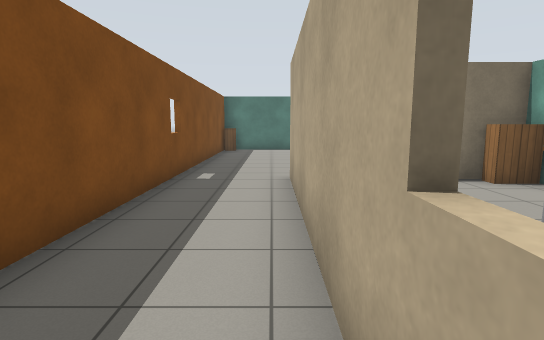
view 1 (above)

24 first-person views from a walk through a robot-simulator world made for Gazebo. The camera is 1.2 m above the floor, tilts 8° down and sees 80° across. The floor is counted in squares, 1 m on a side. Each view is taken from the middle of a square. On the plan, view 1 faces up. The plan holds only what a view shows up to about 13 squares ahead; the rest is blank. The place goes on beyond the plan. Robots are left out. Gazebo's built-in surfaces are drawn with simple patterns.

view 2
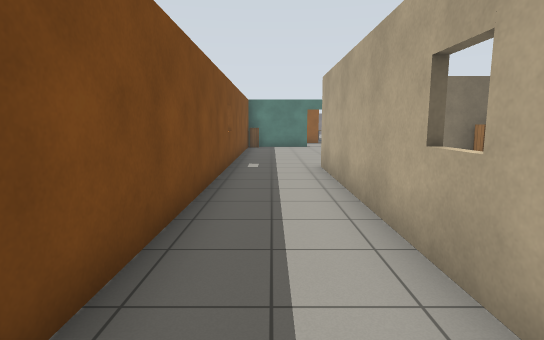

view 3
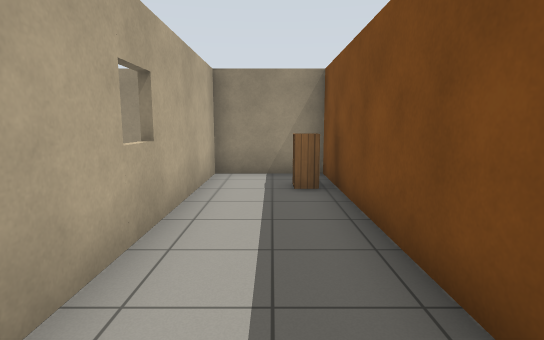

view 4
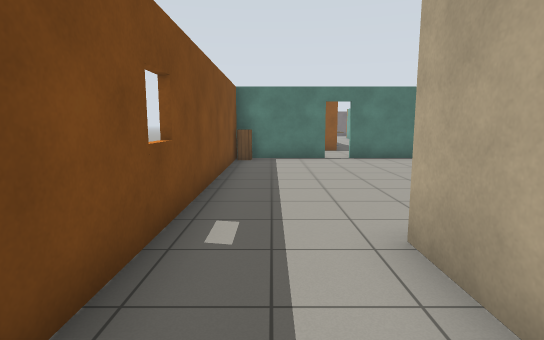

view 5
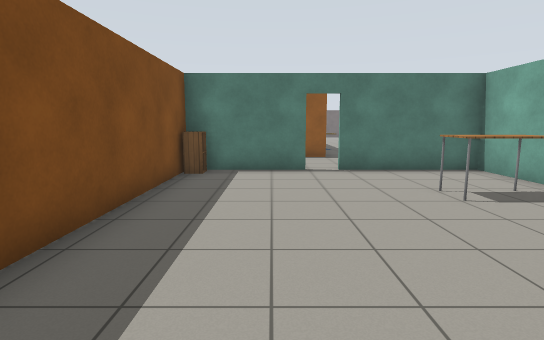

view 6
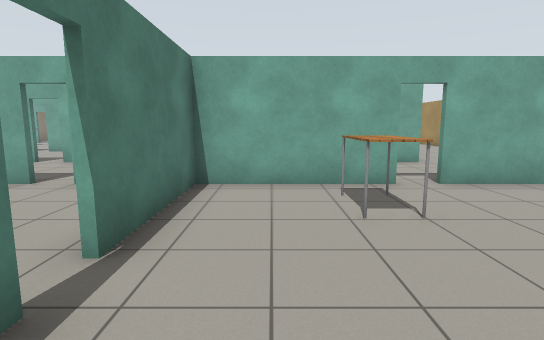

view 7
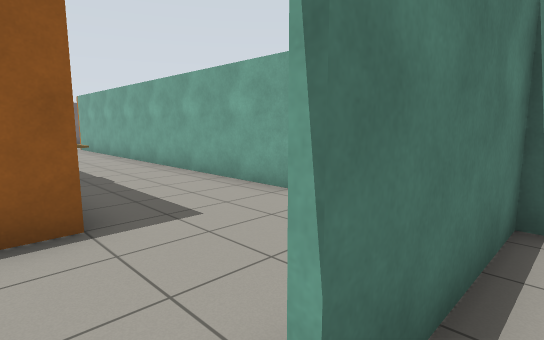

view 8
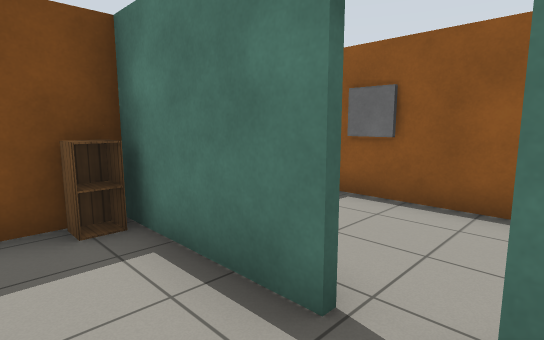

view 9
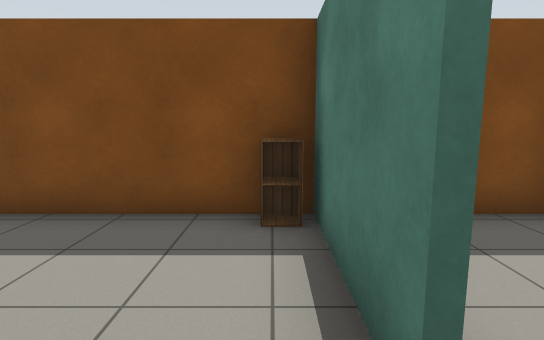

view 10
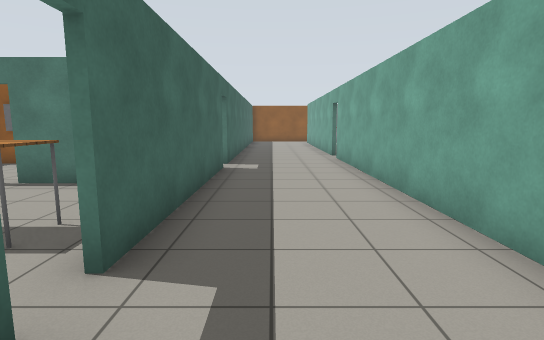

view 11
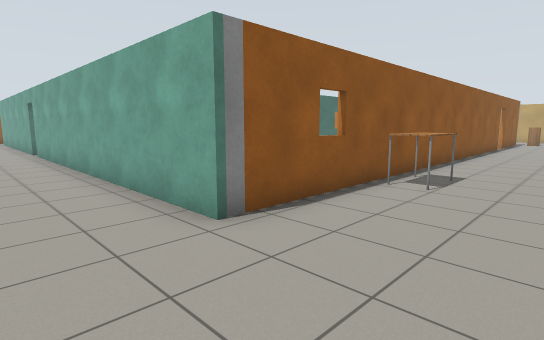

view 12
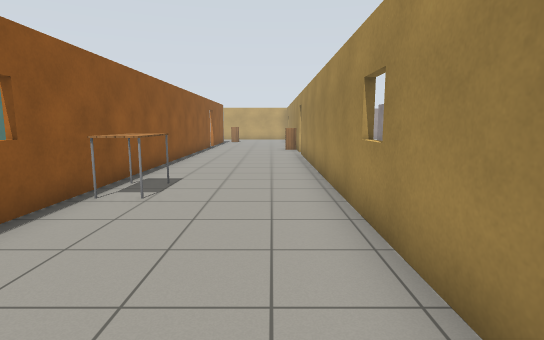

view 13
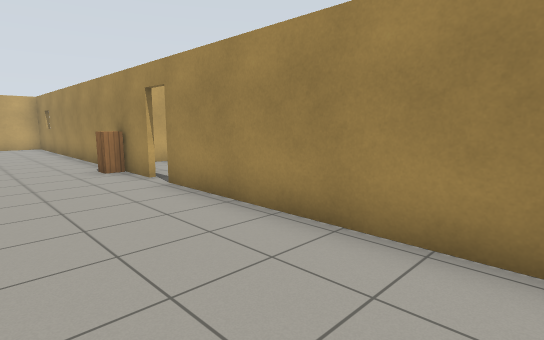

view 14
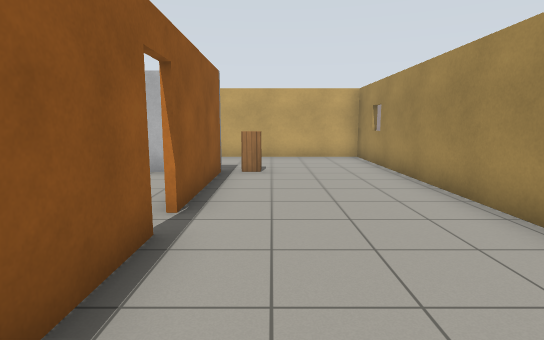

view 15
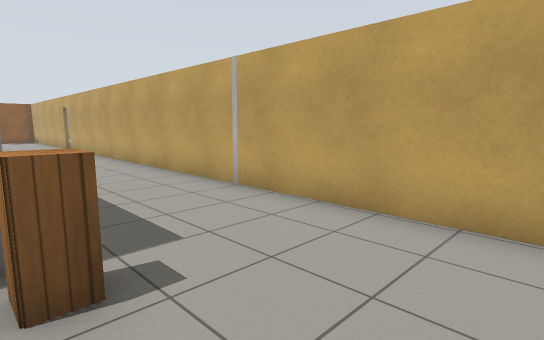

view 16
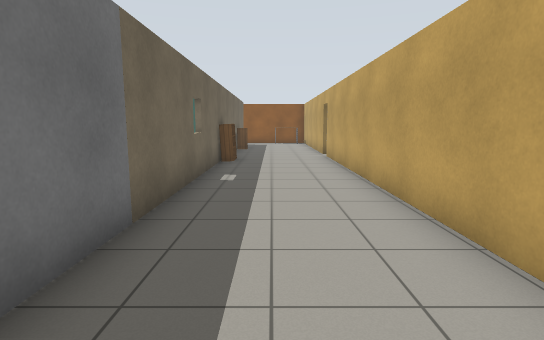

view 17
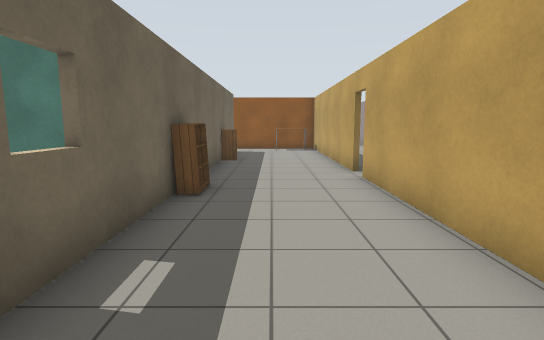

view 18
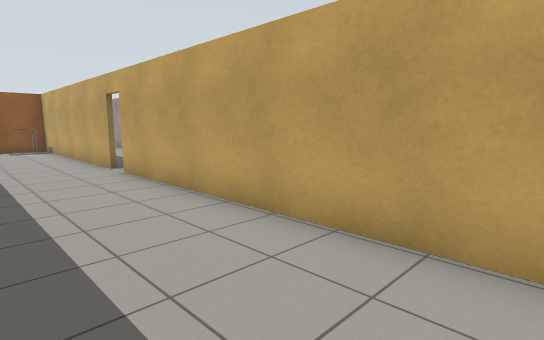

view 19
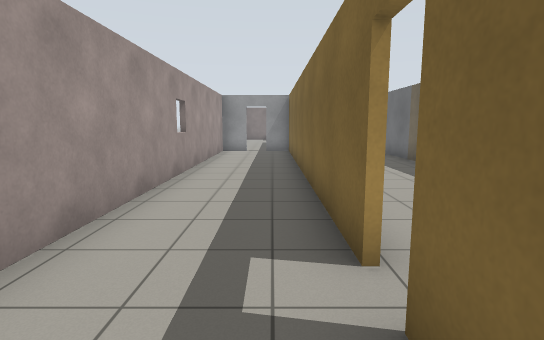

view 20
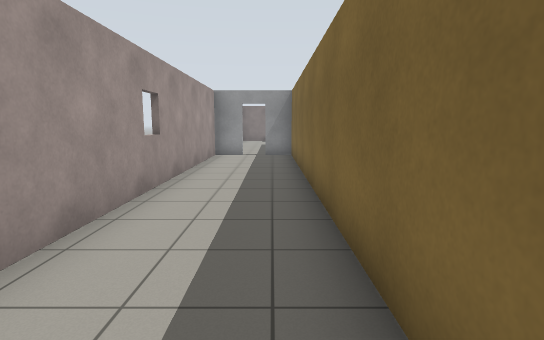

view 21
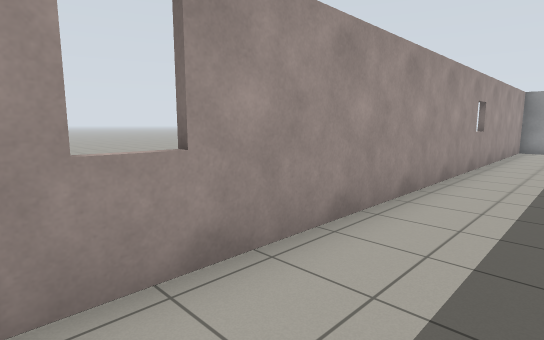

view 22
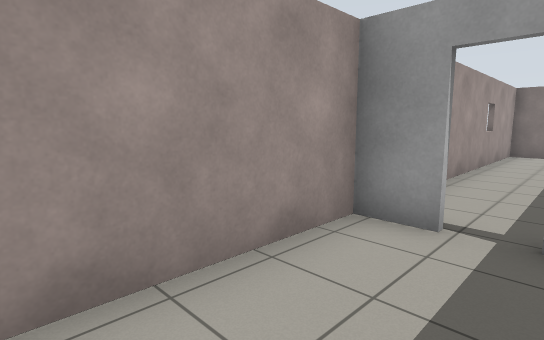

view 23
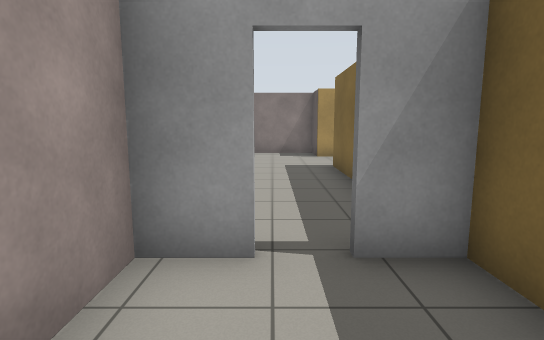

view 24
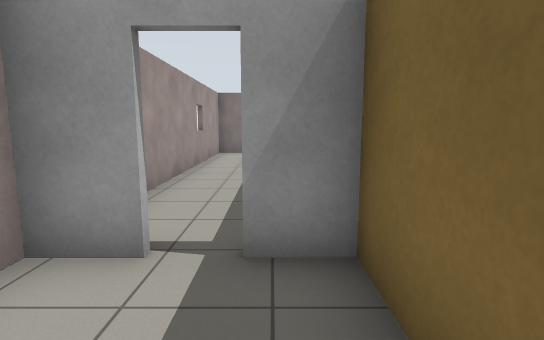

### Floor plan
Points are (right, up) in squares from view 1. A wall is a line through its corners. A room is listed if a view was taken in it or the views show most of it. See-through windows are left out.
Room 1 (views 1, 2, 3, 4, 5, 6, 7, 8, 9)
walls: (5.5, 8.5) (5.5, 10.6); (5.5, 11.4) (5.5, 15.6) (1.8, 15.6); (1, 15.6) (-2.3, 15.6) (-2.3, -3.9) (0.4, -3.9) (0.4, 7.2)
ways out: open door at (5.5, 11) to room 2; open door at (1.5, 16)
objects: cabinet (-2, -2); cabinet (-2, 15); table (3, 12) to (4, 13)
Room 2 (views 10, 11, 12, 13, 14, 15, 16, 17, 18)
walls: (22.1, 4.8) (23.6, 4.8); (25.5, 9.3) (9.3, 9.3) (9.3, 20.8); (24.6, 4.8) (34.1, 4.8) (34.1, 23.4); (29.5, 9.3) (26.3, 9.3); (9.2, 4.8) (21.2, 4.8); (9.3, 21.5) (9.3, 22.4); (5.6, 18.1) (5.6, 11.4); (5.6, 22) (5.6, 18.9); (34.1, 24.2) (34.1, 28.5); (30.3, 28.5) (30.3, 12.7)
ways out: open door at (5.5, 11) to room 1; open door at (34, 24) to room 3; open door at (5.5, 18.5); open door at (9, 21); open door at (21.5, 5); open door at (26, 9)
objects: table (13, 8) to (14, 9); cabinet (30, 9); bookshelf (31, 22); cabinet (31, 27)
Room 3 (views 19, 20, 21, 22, 23, 24)
walls: (34.2, 23.5) (34.2, 11.2) (35.4, 11.2); (34.2, 25.2) (34.2, 24.2); (36.1, 11.2) (37.2, 11.2) (37.2, 28)
ways out: open door at (34, 24) to room 2; open door at (36, 11)

Positions as (right, up) in squares from view 1, and headings:
1: (0, 0), facing up
2: (-1, -2), facing up
3: (-1, 4), facing down
4: (-1, 4), facing up
5: (0, 7), facing up
6: (-1, 14), facing right
7: (1, 15), facing up-right
8: (2, 14), facing up-left
9: (2, 15), facing left
10: (7, 9), facing up
11: (7, 6), facing up-right
12: (8, 6), facing right
13: (15, 8), facing down-right
14: (22, 8), facing right
15: (30, 6), facing up-right
16: (32, 11), facing up
17: (32, 16), facing up
18: (31, 15), facing up-right
19: (35, 26), facing down
20: (35, 24), facing down
21: (35, 28), facing down-right
22: (35, 15), facing down-right
23: (36, 14), facing down
24: (35, 14), facing down
